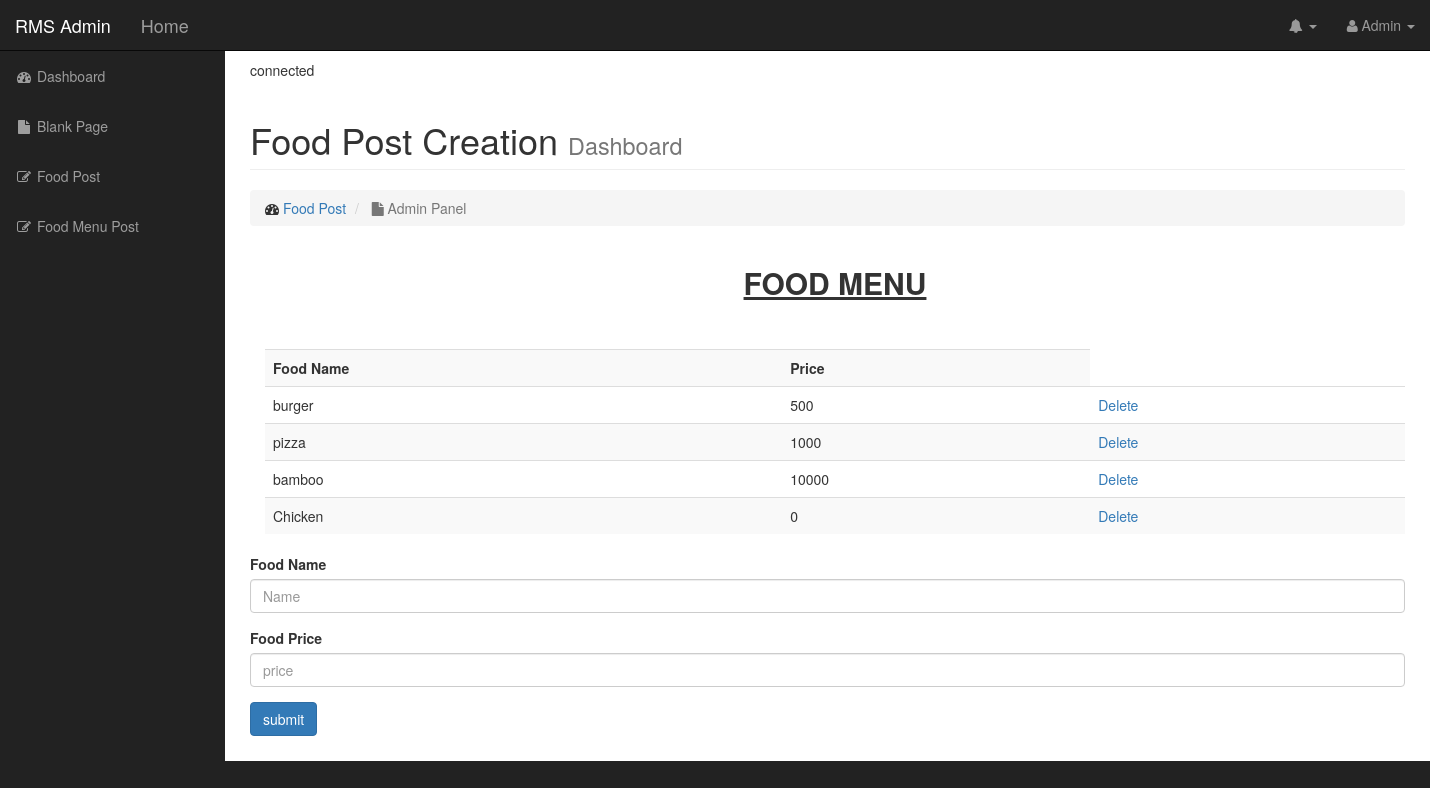
Screenshot of /admin/menu_post.php (signed in) with the database file from the repository.
### tables this page shows
CREATE TABLE `menu` (
  `menu_id` int(11) NOT NULL,
  `r_name` text NOT NULL,
  `food_name` text NOT NULL,
  `food_price` int(15) NOT NULL
);

### admin/menu_post.php (the view, shortened to what this page needs)
<?php include "admin_header.php"; ?>
    <div id="wrapper">
<?php include "admin_navigation.php" ;?>
<?php include "admin_sidebar.php" ;?>
<?php include "server_connect.php" ;?>
<div class="row">
<div class="col-lg-12">
    <h1 class="page-header">
        Food Post Creation
        <small>Dashboard</small>
    </h1>
    <ol class="breadcrumb">
        <li>
            <i class="fa fa-dashboard"></i>  <a href="dashboard.php">Food Post</a>
        </li>
        <li class="active">
            <i class="fa fa-file"></i> Admin Panel
        </li>
    </ol>
<div class="container">
				<table class="table table-hover table-striped">
					<h2 align="center"><b><u>FOOD   MENU</u></b></h2> <br><br>
					<th>Food Name</th>
					<th>Price</th>
						<?php
								$r_name = $_SESSION['r_name'];
								$query = "SELECT * FROM menu WHERE r_name = '$r_name'";
								$posts=mysqli_query($db,$query);
								while ($row=mysqli_fetch_assoc($posts)) {
					            $food_name = $row['food_name'];
					            $food_price = $row['food_price'];
					            $menu_id= $row['menu_id'];
							echo "<tr>";
							echo "<td>{$food_name}</td>";
							echo "<td>{$food_price}</td>";
							echo"<td><a href='menu_post.php?delete={$menu_id}'>Delete</a></td>";
							echo "</tr>";
						}
						?>
				</table>
</div>
<form action="" method="post" enctype="multipart/form-data">
	<div class="form-group">
		<label for="title">Food Name</label>
		<input type="text" class="form-control" name="food_name" placeholder="Name">
	</div>
		<div class="form-group">
		<label for="title">Food Price</label>
		<input type="text" class="form-control" name="food_price" placeholder="price">
	</div>
	<div class="form-group">
		<input class="btn btn-primary" type="submit" name="submit" value="submit">
	</div>
</form>
            </div>
<?php include "admin_footer.php" ;?>

### admin/css/sb-admin.css (style rules this page uses)
body { margin-top: 100px; background-color: #222; }
@media (min-width:768px) { body { margin-top: 50px; } }
#wrapper { padding-left: 0; }
@media (min-width:768px) { #wrapper { padding-left: 225px; } }

### rows the page displays
menu: food_name "burger", food_price "500"
menu: food_name "pizza", food_price "1000"
menu: food_name "bamboo", food_price "10000"
menu: food_name "Chicken", food_price "0"
